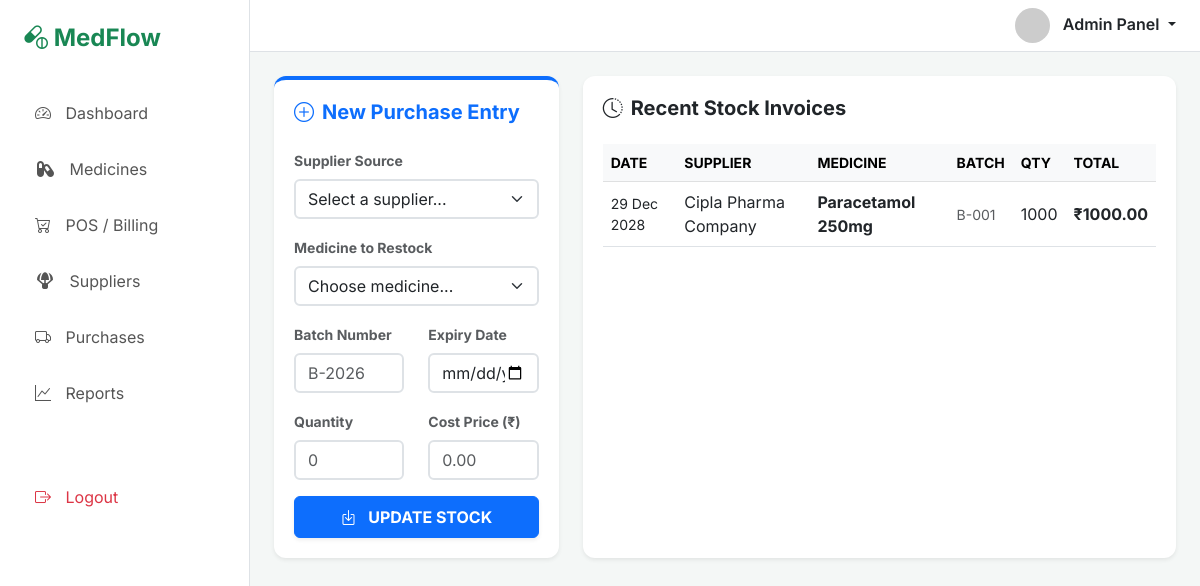
The page /purchases/ (signed in) on the database its author committed.
### medflowapp/models.py (models this page shows, shortened)
class Purchase(models.Model):
    supplier = models.ForeignKey(Supplier, on_delete=models.PROTECT)
    medicine = models.ForeignKey(Medicine, on_delete=models.PROTECT)
    batch_number=models.CharField(max_length=50)
    quantity_received = models.PositiveIntegerField(default=0)
    cost_price=models.DecimalField(max_digits=11, decimal_places=2)
    purchase_date=models.DateTimeField(default=timezone.now)
    def total_cost(self):
        return self.quantity_received * self.cost_price

class Supplier(models.Model):
    phone_regex=RegexValidator(regex=r'^\+?1?\d{9,15}$', message="Format: '+999999999'")
    supplier_name=models.CharField(max_length=50)
    supplier_contact = models.CharField(validators=[phone_regex],max_length=17, unique=True)
    supplier_person = models.CharField(max_length=100)
    supplier_address=models.TextField()

class Medicine(models.Model):
    medicine_name = models.CharField(max_length=50)
    expiry_date = models.DateField()
    category={
        '------':'-----',
        'TAB':'TAB',
        'SYR': 'SYRUP',
        'CAP':'CAP',
        'INJ': 'INJ'
    }
    med_category = models.CharField(choices=category, default="----")
    price=models.DecimalField(max_digits=11, decimal_places=2, default=0.00)
    quantity = models.PositiveIntegerField(default=0)

### medflowapp/views.py (the view)
# urls.py: path('purchases/', views.purchases, name='purchases'),
@login_required
@cache_control(no_cache=True, must_revalidate=True, no_store=True)
def purchases(request):
    suppliers = Supplier.objects.all()
    medicines = Medicine.objects.all()
    history = Purchase.objects.all().order_by('-purchase_date')
    context = {
        "supplier_details":suppliers,
        "medicine_details": medicines,
        "purchase_history":history,
    }
    return render(request, "medflowapp/purchases_section.html", context)

### medflowapp/templates/medflowapp/purchases_section.html (shortened to what this page needs)
{% extends 'layout/base.html' %}
{% block content %}
 <div id="purchases-module" class="module-content">
    <div class="row g-4">
        <div class="col-md-4">
            <div class="table-container border-top border-4 border-primary shadow-sm">
                <div class="mb-4">
                    <h5 class="fw-bold m-0 text-primary">
                        <i class="bi bi-plus-circle me-2"></i>New Purchase Entry
                    </h5>
                </div>
                <form id="purchaseEntryForm">
                    <div class="mb-3">
                        <label class="form-label small fw-bold text-muted">Supplier Source</label>
                        <select class="form-select border-2" id="supplier_id" required>
                            <option selected disabled value="">Select a supplier...</option>
                        </select>
                    </div>
                    <div class="mb-3">
                        <label class="form-label small fw-bold text-muted">Medicine to Restock</label>
                        <select class="form-select border-2" id="medicine_id" required>
                            <option selected disabled value="">Choose medicine...</option>
                        </select>
                    </div>
                    <div class="row">
                        <div class="col-6 mb-3">
                            <label class="form-label small fw-bold text-muted">Batch Number</label>
                            <input type="text" id="batch_no" class="form-control border-2" placeholder="B-2026" required>
                        </div>
                        <div class="col-6 mb-3">
                            <label class="form-label small fw-bold text-muted">Expiry Date</label>
                            <input type="date" id="expiry_date" class="form-control border-2" required>
                        </div>
                    </div>
                    <div class="row">
                        <div class="col-6 mb-3">
                            <label class="form-label small fw-bold text-muted">Quantity</label>
                            <input type="number" id="quantity" class="form-control border-2" placeholder="0" min="1" required>
                        </div>
                        <div class="col-6 mb-3">
                            <label class="form-label small fw-bold text-muted">Cost Price (&#8377;)</label>
                            <input type="number" id="cost_price" class="form-control border-2" placeholder="0.00" step="0.01" required>
                        </div>
                    </div>
                    <button type="button" onclick="save_purchase()" class="btn btn-primary w-100 py-2 fw-bold shadow-sm">
                        <i class="bi bi-box-arrow-in-down me-2"></i> UPDATE STOCK
                    </button>
                </form>
            </div>
        </div>
        <div class="col-md-8">
            <div class="table-container shadow-sm h-100">
                <div class="d-flex justify-content-between align-items-center mb-4">
                    <h5 class="fw-bold m-0"><i class="bi bi-clock-history me-2"></i>Recent Stock Invoices</h5>
                </div>
                <div class="table-responsive">
                    <table class="table table-hover align-middle">
                        <thead class="table-light">
                            <tr class="small text-muted text-uppercase">
                                <th>Date</th>
                                <th>Supplier</th>
                                <th>Medicine</th>
                                <th>Batch</th>
                                <th>Qty</th>
                                <th>Total</th>
                            </tr>
                        </thead>
                        <tbody>
                            {% for purchase in purchase_history %}
                            <tr>
                                <td class="small">{{ purchase.purchase_date|date:"d M Y" }}</td>
                                <td>{{ purchase.supplier.supplier_name }}</td>
                                <td><strong>{{ purchase.medicine.medicine_name }}</strong></td>
                                <td class="small text-muted">{{ purchase.batch_number }}</td>
                                <td>{{ purchase.quantity_received }}</td>
                                <td class="fw-bold">&#8377;{{ purchase.total_cost }}</td>
                            </tr>
                            {% empty %}
                            <tr>
                                <td colspan="6" class="text-center text-muted py-4">No purchase records found.</td>
                            </tr>
                            {% endfor %}
                        </tbody>
                    </table>
                </div>
            </div>
        </div>
    </div>
</div>
{% endblock %}

### medflowapp/templates/layout/base.html (style rules this page uses)
:root { --med-green: #2ecc71; --med-blue: #3498db; --sidebar-bg: #f8f9fa; --card-shadow: 0 0.125rem 0.25rem rgba(0, 0, 0, 0.075); }
body { font-family: 'Inter', sans-serif; background-color: #f4f7f6; }
.table-container { background: white; border-radius: 12px; padding: 20px; box-shadow: var(--card-shadow); }

### rows shown on the page
Purchase: purchase_date "29 Dec 2028", supplier.supplier_name "Cipla Pharma Company", medicine.medicine_name "Paracetamol 250mg", batch_number "B-001", quantity_received "1000", total_cost "1000.00"
